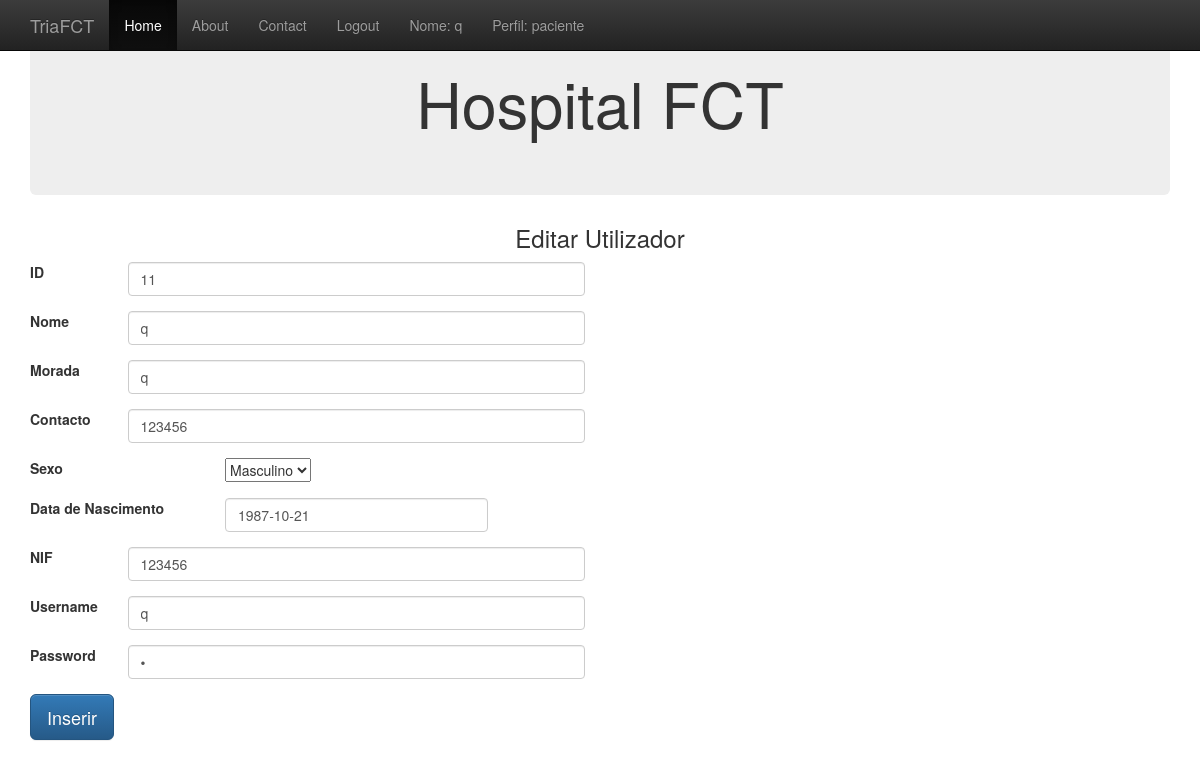
Page /index.php?operacao=editarpessoa&id=11 (signed in) on the committed database.
### tables this page shows
CREATE TABLE `users` (
  `UserId` int(11) NOT NULL,
  `Nome` text NOT NULL,
  `Morada` text NOT NULL,
  `Contacto` int(11) NOT NULL,
  `Sexo` text NOT NULL,
  `DataNascimento` text NOT NULL,
  `NIF` int(11) DEFAULT NULL,
  `Username` text NOT NULL,
  `Password` text NOT NULL,
  `Perfil` text NOT NULL
);

### editarpessoa.php (the view, shortened to what this page needs)
<?php $identity=$_GET['id'];
$link = GetMyConnection();
$sql = "SELECT * FROM Users where UserID = $identity";
$result = $link->query($sql);
$result = mysqli_fetch_array($result);
?>
<form method="post", action="index.php?operacao=editarpessoa_sql&id=<?php echo $identity; ?>">
    <div align="center"><h3>Editar Utilizador</h3></div>
    <div class="row">
        <div class="col-md-6">
            <div class="form-group row">
                <label for="example-text-input" class="col-xs-2 col-form-label">ID</label>
                <div class="col-xs-10">
                    <input class="form-control" type="text" name="identity" id="identity" value="<?php echo $result['UserId']; ?>" >
                </div>
            </div>
            <div class="form-group row">
                <label for="example-text-input" class="col-xs-2 col-form-label">Nome</label>
                <div class="col-xs-10">
                    <input class="form-control" type="text" name="nome" id="nome" value="<?php echo $result['Nome']; ?>">
                </div>
            </div>
            <div class="form-group row">
                <label for="example-text-input" class="col-xs-2 col-form-label">Morada</label>
                <div class="col-xs-10">
                    <input class="form-control" type="text" name="morada" id="morada" value="<?php echo $result['Morada']; ?>">
                </div>
            </div>
            <div class="form-group row">
                <label for="example-text-input" class="col-xs-2 col-form-label">Contacto</label>
                <div class="col-xs-10">
                    <input class="form-control" type="text" name="telefone" id="telefone" value="<?php echo $result['Contacto']; ?>">
                </div>
            </div>
            <div class="form-group row">
                <label for="example-text-input" class="col-xs-4 col-form-label">Sexo</label>
                <div class="col-xs-6">
                    <select class="selectpicker" name="sexo">
                        <option value="masculino" >Masculino</option>
                    </select>
                </div>
            </div>
            <div class="form-group row">
                <label for="example-text-input" class="col-xs-4 col-form-label">Data de Nascimento</label>
                <div class="col-xs-6">
                    <input class="form-control" type="text" name="datanasc" id="datanasc" value="<?php echo $result['DataNascimento']; ?>">
                </div>
            </div>
            <div class="form-group row">
                <label for="example-text-input" class="col-xs-2 col-form-label">NIF</label>
                <div class="col-xs-10">
                    <input class="form-control" type="text" name="nif" id="nif" value="<?php echo $result['NIF']; ?>">
                </div>
            </div>
            <div class="form-group row">
                <label for="example-text-input" class="col-xs-2 col-form-label">Username</label>
                <div class="col-xs-10">
                    <input class="form-control" type="text" name="username" id="username" value="<?php echo $result['Username']; ?>">
                </div>
            </div>
            <div class="form-group row">
                <label for="example-password-input" class="col-xs-2 col-form-label">Password</label>
                <div class="col-xs-10">
                    <input class="form-control" type="password" name="pass" id="pass" value="<?php echo $result['Password']; ?>">
                </div>
            </div>
            </div>
        </div>
<div>
    <button  type="submit" name="guardar" class="btn btn-lg btn-primary">Inserir</button>
</div>
</form>

### rows in the picture
users: identity "11", nome "q", morada "q", telefone "123456", datanasc "1987-10-21", nif "123456", username "q"

### other values in the picture
$_SESSION['nome'] "q"
$_SESSION['perfil'] "paciente"
